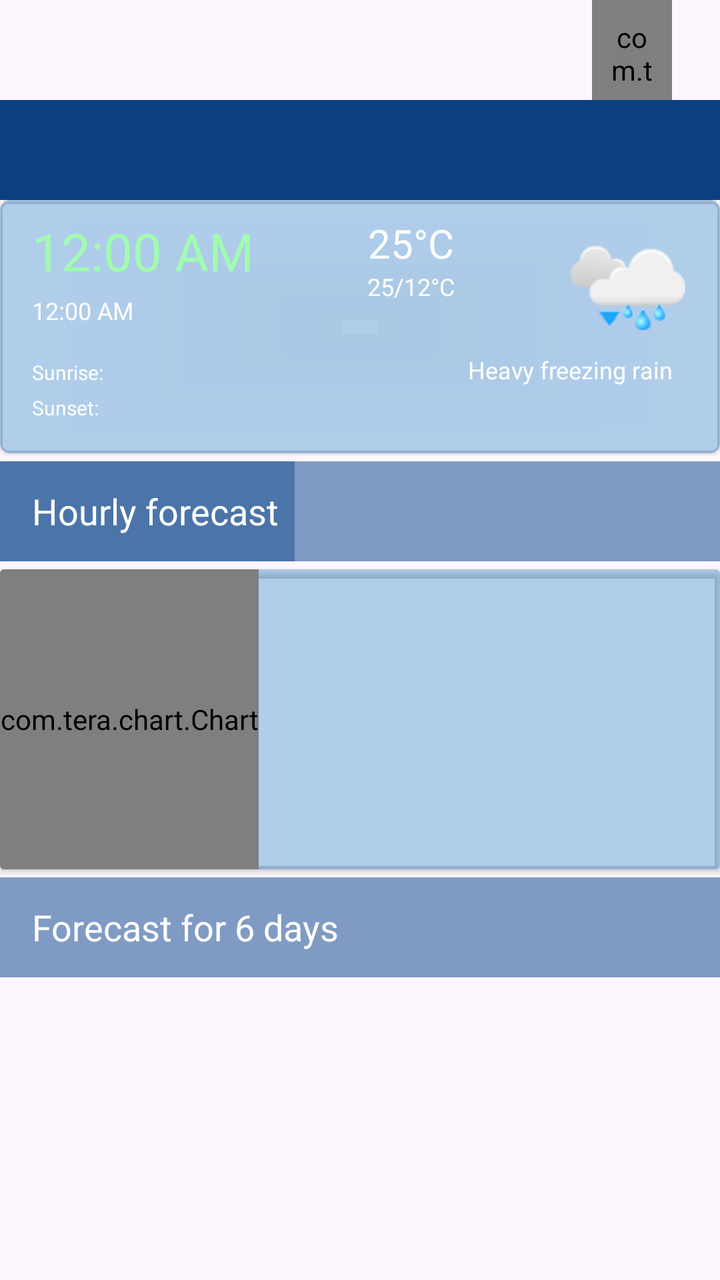
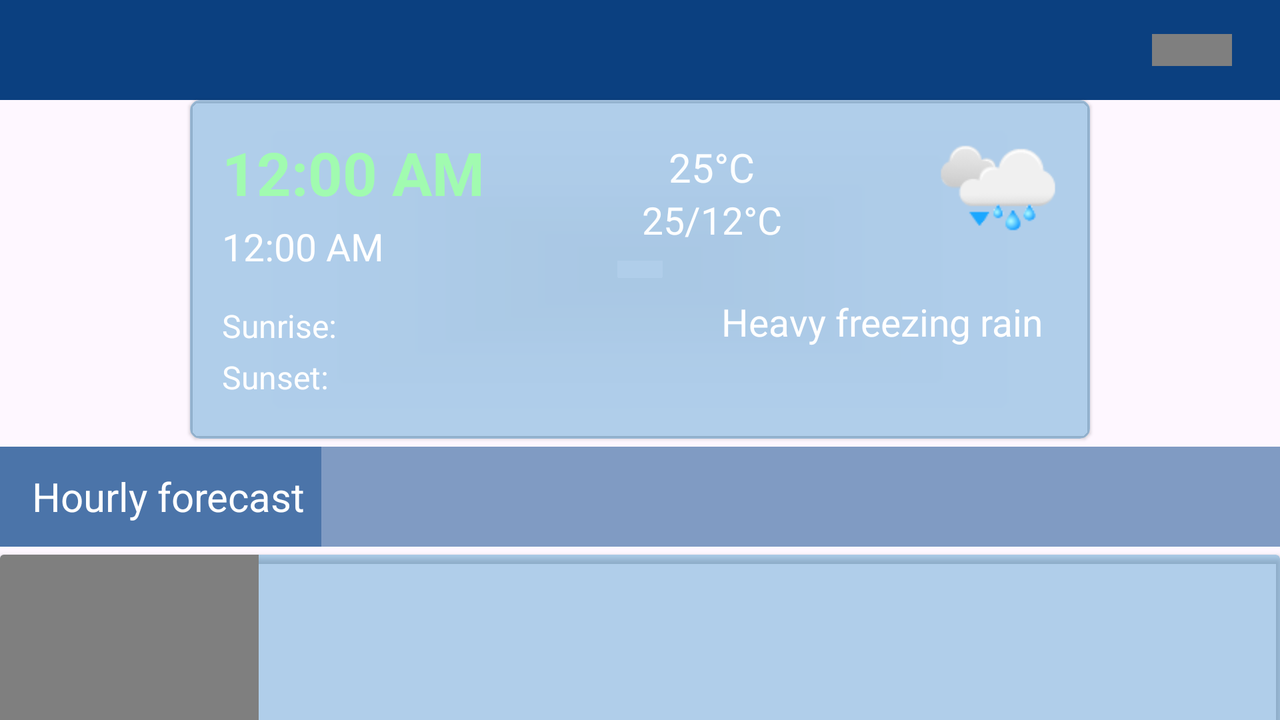

The same Android screen from two of the app's own layout files: first res/layout/ as a phone draws it, then the repository's variant for another configuration, drawn on a device whose configuration selects that folder. Both files follow.
<!-- AndroidManifest.xml: application theme Theme.WeatherOpenMeteo -->
<!-- res/layout/activity_main.xml -->
<?xml version="1.0" encoding="utf-8"?>
<androidx.constraintlayout.widget.ConstraintLayout xmlns:android="http://schemas.android.com/apk/res/android"
    xmlns:app="http://schemas.android.com/apk/res-auto"
    xmlns:tools="http://schemas.android.com/tools"
    android:id="@+id/main"
    android:layout_width="match_parent"
    android:layout_height="match_parent"
    android:background="@drawable/sky_v"
    tools:context=".MainActivity">

    <ImageView
        android:id="@+id/imList"
        android:layout_width="wrap_content"
        android:layout_height="@dimen/tool_bar_height"
        android:background="?android:attr/selectableItemBackgroundBorderless"
        android:contentDescription="@string/todo"
        android:paddingStart="16dp"
        android:paddingEnd="16dp"
        app:layout_constraintBottom_toBottomOf="@id/imSetting"
        app:layout_constraintStart_toStartOf="parent"
        app:layout_constraintTop_toTopOf="parent"
        app:srcCompat="@drawable/ic_search"
        tools:ignore="RtlSymmetry,ImageContrastCheck" />

    <TextView
        android:id="@+id/tvUpdate"
        android:layout_width="wrap_content"
        android:layout_height="wrap_content"
        android:background="?android:attr/selectableItemBackgroundBorderless"
        android:gravity="center_vertical"
        android:paddingStart="8dp"
        android:paddingEnd="8dp"
        tools:text="@tools:sample/date/hhmm"
        android:textColor="@color/test"
        android:textSize="12sp"
        app:layout_constraintBottom_toBottomOf="@id/imSetting"
        app:layout_constraintEnd_toStartOf="@+id/progressBar"
        app:layout_constraintTop_toTopOf="@id/imSetting"
        tools:ignore="TextContrastCheck,TouchTargetSizeCheck" />

    <com.tera.progress.ProgressBarAnim
        android:id="@+id/progressBar"
        android:layout_width="40dp"
        android:layout_height="0dp"
        android:layout_marginEnd="0dp"
        android:padding="9dp"
        app:itemColor="@color/white"
        app:itemStyle="arrow"
        app:layout_constraintBottom_toBottomOf="@id/imSetting"
        app:layout_constraintEnd_toStartOf="@+id/imSetting"
        app:layout_constraintTop_toTopOf="@id/imSetting" />

    <ImageView
        android:id="@+id/imSetting"
        android:layout_width="wrap_content"
        android:layout_height="@dimen/tool_bar_height"
        android:background="?android:attr/selectableItemBackgroundBorderless"
        android:contentDescription="@string/setting"
        android:paddingStart="8dp"
        android:paddingEnd="16dp"
        app:layout_constraintEnd_toEndOf="parent"
        app:layout_constraintTop_toTopOf="parent"
        app:srcCompat="@drawable/ic_settings"
        tools:ignore="RtlSymmetry,ImageContrastCheck" />

    <TextView
        android:id="@+id/tvCity"
        style="@style/title"
        tools:text="@tools:sample/cities"
        app:layout_constraintEnd_toEndOf="parent"
        app:layout_constraintStart_toStartOf="parent"
        app:layout_constraintTop_toBottomOf="@+id/imSetting"
        tools:ignore="RtlSymmetry"/>

    <androidx.cardview.widget.CardView
        android:id="@+id/cardCurrent"
        android:layout_width="match_parent"
        android:layout_height="wrap_content"
        android:backgroundTint="@color/item"
        app:cardCornerRadius="5dp"
        app:cardElevation="1dp"
        app:layout_constraintEnd_toEndOf="parent"
        app:layout_constraintStart_toStartOf="parent"
        app:layout_constraintTop_toBottomOf="@+id/tvCity">

        <androidx.constraintlayout.widget.ConstraintLayout
            android:id="@+id/lineCurrent"
            android:layout_width="match_parent"
            android:layout_height="wrap_content"
            app:layout_constraintEnd_toEndOf="parent"
            app:layout_constraintStart_toStartOf="parent"
            app:layout_constraintTop_toBottomOf="@+id/relativeLayout"
            tools:ignore="TextSizeCheck">

            <TextClock
                android:id="@+id/tcTime"
                android:layout_width="wrap_content"
                android:layout_height="wrap_content"
                android:layout_marginStart="16dp"
                android:layout_marginTop="8dp"
                android:format24Hour="H:mm"
                android:textColor="@color/clockColor"
                android:textSize="26sp"
                app:layout_constraintStart_toStartOf="parent"
                app:layout_constraintTop_toTopOf="parent"
                tools:ignore="RelativeOverlap,TextContrastCheck" />

            <TextClock
                android:id="@+id/tcDate"
                style="@style/text"
                android:layout_marginTop="4dp"
                android:format24Hour="d LLL"
                app:layout_constraintStart_toStartOf="@+id/tcTime"
                app:layout_constraintTop_toBottomOf="@+id/tcTime"
                tools:ignore="TextContrastCheck" />

            <TextView
                android:id="@+id/tvWeek"
                style="@style/text"
                android:layout_marginStart="4dp"
                tools:text="@tools:sample/date/day_of_week"
                app:layout_constraintStart_toEndOf="@+id/tcDate"
                app:layout_constraintTop_toTopOf="@+id/tcDate"
                tools:ignore="TextContrastCheck" />

            <ImageView
                android:id="@+id/imWeather"
                android:layout_width="60dp"
                android:layout_height="60dp"
                android:layout_marginTop="8dp"
                android:layout_marginEnd="16dp"
                android:contentDescription="@string/todo"
                app:layout_constraintEnd_toEndOf="parent"
                app:layout_constraintTop_toTopOf="parent"
                tools:ignore="ImageContrastCheck"
                tools:srcCompat="@drawable/day_67" />

            <TextView
                android:id="@+id/tvTemp"
                android:layout_width="wrap_content"
                android:layout_height="wrap_content"
                android:layout_marginTop="8dp"
                android:gravity="center"
                tools:text="25°C"
                android:textColor="@color/textM"
                android:textSize="20sp"
                app:layout_constraintEnd_toStartOf="@+id/imWeather"
                app:layout_constraintStart_toEndOf="@+id/tcTime"
                app:layout_constraintTop_toTopOf="parent"
                tools:ignore="RelativeOverlap,TextContrastCheck" />

            <TextView
                android:id="@+id/tvMaxMin"
                style="@style/text"
                android:gravity="center"
                tools:text="25/12°C"
                app:layout_constraintEnd_toEndOf="@+id/tvTemp"
                app:layout_constraintStart_toStartOf="@+id/tvTemp"
                app:layout_constraintTop_toBottomOf="@+id/tvTemp"
                tools:ignore="TextContrastCheck" />

            
            <TextView
                android:id="@+id/tvSunrise"
                style="@style/text_small"
                android:layout_marginTop="16dp"
                android:text="@string/sunrise"
                app:layout_constraintStart_toStartOf="@+id/tcTime"
                app:layout_constraintTop_toBottomOf="@+id/tcDate"
                tools:ignore="TextContrastCheck" />

            
            <TextView
                android:id="@+id/tvSunset"
                style="@style/text_small"
                android:layout_marginTop="4dp"
                android:layout_marginBottom="16dp"
                android:text="@string/sunset"
                app:layout_constraintBottom_toBottomOf="parent"
                app:layout_constraintStart_toStartOf="@+id/tcTime"
                app:layout_constraintTop_toBottomOf="@+id/tvSunrise"
                tools:ignore="TextContrastCheck" />

            <TextView
                android:id="@+id/tvCondition"
                style="@style/text"
                android:layout_marginTop="8dp"
                android:layout_marginEnd="8dp"
                android:gravity="end"
                tools:text="@string/wmo67"
                app:layout_constraintBottom_toBottomOf="@+id/tvSunrise"
                app:layout_constraintEnd_toEndOf="@+id/imWeather"
                tools:ignore="TextContrastCheck" />

        </androidx.constraintlayout.widget.ConstraintLayout>
    </androidx.cardview.widget.CardView>

    <androidx.constraintlayout.widget.ConstraintLayout
        android:id="@+id/lineHour"
        android:layout_width="match_parent"
        android:layout_height="wrap_content"
        android:layout_marginTop="4dp"
        android:background="@color/title_rc"
        app:layout_constraintEnd_toEndOf="parent"
        app:layout_constraintStart_toStartOf="parent"
        app:layout_constraintTop_toBottomOf="@+id/cardCurrent">

        <TextView
            android:id="@+id/tvForecast1"
            style="@style/title.rc"
            android:text="@string/forecast_1"
            app:layout_constraintBottom_toBottomOf="parent"
            app:layout_constraintStart_toStartOf="parent"
            app:layout_constraintTop_toTopOf="parent"
            tools:ignore="RtlSymmetry,TextContrastCheck" />

        <ImageView
            android:id="@+id/imMore"
            android:layout_width="wrap_content"
            android:layout_height="@dimen/tool_bar_height"
            android:background="?android:attr/selectableItemBackgroundBorderless"
            android:contentDescription="@string/setting"
            android:paddingStart="8dp"
            android:paddingEnd="16dp"
            app:layout_constraintEnd_toEndOf="parent"
            app:layout_constraintTop_toTopOf="parent"
            app:layout_constraintBottom_toBottomOf="parent"
            app:srcCompat="@drawable/ic_arrow_next"
            tools:ignore="RtlSymmetry,ImageContrastCheck" />

    </androidx.constraintlayout.widget.ConstraintLayout>

    <androidx.cardview.widget.CardView
        android:id="@+id/cardLine"
        android:layout_width="match_parent"
        android:layout_height="wrap_content"
        android:layout_marginTop="4dp"
        android:backgroundTint="@color/item"
        app:layout_constraintEnd_toEndOf="parent"
        app:layout_constraintStart_toStartOf="parent"
        app:layout_constraintTop_toBottomOf="@id/lineHour">

        <HorizontalScrollView
            android:layout_width="wrap_content"
            android:layout_height="wrap_content"
            android:scrollbars="none"
            tools:ignore="SpeakableTextPresentCheck">

            <com.tera.chart.Chart
                android:id="@+id/tempChart"
                android:layout_width="wrap_content"
                android:layout_height="150dp"
                app:chart_itemLength="65dp"
                app:chart_markZeroShow="true"
                app:chart_textAxisColor="@color/white"
                app:chart_textAxisSize="10sp"
                app:chart_textColor="@color/white"
                app:chart_textOnLine="true"
                app:chart_textSize="11sp"
                app:line_fillShow="true"
                app:line_fillStyle="gradient"
                app:line_fillTopColor="@color/top_color"
                app:line_fillBottomColor="@color/bottom_color"/>

        </HorizontalScrollView>
    </androidx.cardview.widget.CardView>

    <TextView
        android:id="@+id/tvForecast6"
        style="@style/title.rc"
        android:layout_marginTop="4dp"
        android:text="@string/forecast_6"
        app:layout_constraintEnd_toEndOf="parent"
        app:layout_constraintStart_toStartOf="parent"
        app:layout_constraintTop_toBottomOf="@+id/cardLine"
        tools:ignore="RtlSymmetry,TextContrastCheck" />

    <androidx.recyclerview.widget.RecyclerView
        android:id="@+id/rcDays"
        android:layout_width="match_parent"
        android:layout_height="0dp"
        android:layout_marginTop="4dp"
        android:orientation="vertical"
        android:scrollbars="vertical"
        app:layoutManager="androidx.recyclerview.widget.LinearLayoutManager"
        app:layout_constraintBottom_toBottomOf="parent"
        app:layout_constraintEnd_toEndOf="parent"
        app:layout_constraintStart_toStartOf="parent"
        app:layout_constraintTop_toBottomOf="@+id/tvForecast6"
        tools:ignore="SpeakableTextPresentCheck"
        tools:itemCount="6"
        tools:listitem="@layout/item_days" />

</androidx.constraintlayout.widget.ConstraintLayout>
<!-- resources referenced by this layout -->
<resources>
  <color name="bottom_color">#D400219D</color>
  <color name="clockColor">#A1FBB0</color>
  <color name="item">#4F0372BC</color>
  <color name="test">#D8C59C</color>
  <color name="textM">#FCFEFF</color>
  <color name="title_rc">#92245897</color>
  <color name="top_color">#5EFDFF37</color>
  <color name="white">#FFFFFFFF</color>
  <dimen name="tool_bar_height">50dp</dimen>
  <!-- drawable day_67: png bitmap (drawable-nodpi, 5422 bytes) -->
  <string name="forecast_1">Hourly forecast</string>
  <string name="forecast_6">Forecast for 6 days</string>
  <string name="setting">Setting</string>
  <string name="sunrise">Sunrise:</string>
  <string name="sunset">Sunset:</string>
  <string name="todo" translatable="false">TODO</string>
  <string name="wmo67">Heavy freezing rain</string>
  <style name="text">
          <item name="android:layout_width">wrap_content</item>
          <item name="android:layout_height">wrap_content</item>
          <item name="android:textSize">12sp</item>
          <item name="android:textColor">@color/white</item>
      </style>
  <style name="text_small">
          <item name="android:layout_width">wrap_content</item>
          <item name="android:layout_height">wrap_content</item>
          <item name="android:textColor">@color/white</item>
          <item name="android:textSize">10sp</item>
      </style>
  <style name="title">
          <item name="android:layout_width">match_parent</item>
          <item name="android:layout_height">@dimen/tool_bar_height</item>
          <item name="android:background">@color/title</item>
          <item name="android:gravity">center_vertical</item>
          <item name="android:paddingStart">16dp</item>
          <item name="android:paddingEnd">8dp</item>
          <item name="android:textColor">@color/white</item>
          <item name="android:textSize">18sp</item>
      </style>
  <style name="title.rc">
          <item name="android:layout_width">0dp</item>
          <item name="android:background">@color/title_rc</item>
      </style>
  <style name="Theme.WeatherOpenMeteo" parent="Base.Theme.WeatherOpenMeteo" />
  <color name="title">#0B4080</color>
  <style name="Base.Theme.WeatherOpenMeteo" parent="Theme.Material3.DayNight.NoActionBar">
          
          
          
          
      </style>
</resources>
<!-- res/layout-land/activity_main.xml (the repository's variant of the layout above) -->
<!-- drawn on the phone turned sideways -->
<?xml version="1.0" encoding="utf-8"?>
<androidx.constraintlayout.widget.ConstraintLayout xmlns:android="http://schemas.android.com/apk/res/android"
    xmlns:app="http://schemas.android.com/apk/res-auto"
    xmlns:tools="http://schemas.android.com/tools"
    android:id="@+id/main"
    android:layout_width="match_parent"
    android:layout_height="match_parent"
    android:background="@drawable/sky_h"
    tools:context=".MainActivity"
    tools:ignore="HardcodedText">

    <androidx.constraintlayout.widget.ConstraintLayout
        android:id="@+id/lineToolBar"
        android:layout_width="match_parent"
        android:layout_height="wrap_content"
        android:background="@color/title"
        app:layout_constraintEnd_toEndOf="parent"
        app:layout_constraintStart_toStartOf="parent"
        app:layout_constraintTop_toTopOf="parent">

        <TextView
            android:id="@+id/tvCity"
            android:layout_width="wrap_content"
            android:layout_height="@dimen/tool_bar_height"
            android:gravity="center_vertical"
            android:paddingStart="16dp"
            tools:text="@tools:sample/cities"
            android:textColor="@color/white"
            android:textSize="22sp"
            app:layout_constraintBottom_toBottomOf="parent"
            app:layout_constraintStart_toStartOf="parent"
            app:layout_constraintTop_toTopOf="parent"
            tools:ignore="RtlSymmetry" />

        <ImageView
            android:id="@+id/imList"
            android:layout_width="wrap_content"
            android:layout_height="@dimen/tool_bar_height"
            android:background="?android:attr/selectableItemBackgroundBorderless"
            android:contentDescription="@string/todo"
            android:paddingStart="16dp"
            android:paddingEnd="16dp"
            app:layout_constraintBottom_toBottomOf="@id/tvCity"
            app:layout_constraintStart_toEndOf="@+id/tvCity"
            app:layout_constraintTop_toTopOf="parent"
            app:srcCompat="@drawable/ic_search"
            tools:ignore="RtlSymmetry,ImageContrastCheck" />

        <TextView
            android:id="@+id/tvUpdate"
            style="@style/text_small.tab"
            android:layout_marginEnd="16dp"
            tools:text="@tools:sample/date/hhmm"
            app:layout_constraintBottom_toBottomOf="parent"
            app:layout_constraintEnd_toStartOf="@+id/progressBar"
            app:layout_constraintTop_toTopOf="parent"
            tools:ignore="TextContrastCheck" />

        <com.tera.progress.ProgressBarAnim
            android:id="@+id/progressBar"
            android:layout_width="40dp"
            android:layout_height="0dp"
            android:layout_marginEnd="0dp"
            android:padding="9dp"
            app:itemColor="@color/white"
            app:itemStyle="arrow"
            app:layout_constraintBottom_toBottomOf="@id/imSetting"
            app:layout_constraintEnd_toStartOf="@+id/imSetting"
            app:layout_constraintTop_toTopOf="@id/imSetting" />

        <ImageView
            android:id="@+id/imSetting"
            android:layout_width="wrap_content"
            android:layout_height="wrap_content"
            android:layout_marginEnd="8dp"
            android:contentDescription="@string/setting"
            android:padding="8dp"
            app:layout_constraintBottom_toBottomOf="parent"
            app:layout_constraintEnd_toEndOf="parent"
            app:layout_constraintTop_toTopOf="parent"
            app:srcCompat="@drawable/ic_settings"
            tools:ignore="RtlSymmetry,ImageContrastCheck" />

    </androidx.constraintlayout.widget.ConstraintLayout>

    <androidx.cardview.widget.CardView
        android:id="@+id/cardCurrent"
        android:layout_width="450dp"
        android:layout_height="wrap_content"
        android:backgroundTint="@color/item"
        app:cardCornerRadius="5dp"
        app:cardElevation="1dp"
        app:layout_constraintEnd_toEndOf="parent"
        app:layout_constraintStart_toStartOf="parent"
        app:layout_constraintTop_toBottomOf="@+id/lineToolBar"
        tools:ignore="TextSizeCheck">

        <androidx.constraintlayout.widget.ConstraintLayout
            android:id="@+id/lineCurrent"
            android:layout_width="match_parent"
            android:layout_height="wrap_content"
            app:layout_constraintEnd_toEndOf="parent"
            app:layout_constraintStart_toStartOf="parent"
            app:layout_constraintTop_toBottomOf="@+id/relativeLayout"
            tools:ignore="TextSizeCheck">

            <TextClock
                android:id="@+id/tcTime"
                android:layout_width="wrap_content"
                android:layout_height="wrap_content"
                android:layout_marginStart="16dp"
                android:layout_marginTop="16dp"
                android:format24Hour="H:mm"
                android:textColor="@color/clockColor"
                android:textSize="30sp"
                android:textStyle="bold"
                app:layout_constraintStart_toStartOf="parent"
                app:layout_constraintTop_toTopOf="parent"
                tools:ignore="RelativeOverlap,TextContrastCheck" />

            <TextClock
                android:id="@+id/tcDate"
                style="@style/text.tab"
                android:layout_marginTop="4dp"
                android:format24Hour="d LLL"
                app:layout_constraintStart_toStartOf="@+id/tcTime"
                app:layout_constraintTop_toBottomOf="@+id/tcTime"
                tools:ignore="TextContrastCheck" />

            <TextView
                android:id="@+id/tvWeek"
                style="@style/text.tab"
                android:layout_marginStart="4dp"
                tools:text="@tools:sample/date/day_of_week"
                app:layout_constraintStart_toEndOf="@+id/tcDate"
                app:layout_constraintTop_toTopOf="@+id/tcDate"
                tools:ignore="TextContrastCheck" />

            <ImageView
                android:id="@+id/imWeather"
                android:layout_width="60dp"
                android:layout_height="60dp"
                android:layout_marginTop="8dp"
                android:layout_marginEnd="16dp"
                android:contentDescription="@string/todo"
                app:layout_constraintEnd_toEndOf="parent"
                app:layout_constraintTop_toTopOf="parent"
                tools:ignore="ImageContrastCheck"
                tools:srcCompat="@drawable/day_67" />

            <TextView
                android:id="@+id/tvTemp"
                android:layout_width="wrap_content"
                android:layout_height="wrap_content"
                android:layout_marginTop="20dp"
                android:gravity="center"
                tools:text="25°C"
                android:textColor="@color/textM"
                android:textSize="20sp"
                app:layout_constraintEnd_toStartOf="@+id/imWeather"
                app:layout_constraintStart_toEndOf="@+id/tcTime"
                app:layout_constraintTop_toTopOf="parent"
                tools:ignore="RelativeOverlap,TextContrastCheck" />

            <TextView
                android:id="@+id/tvMaxMin"
                style="@style/text.tab"
                android:gravity="center"
                tools:text="25/12°C"
                app:layout_constraintEnd_toEndOf="@+id/tvTemp"
                app:layout_constraintStart_toStartOf="@+id/tvTemp"
                app:layout_constraintTop_toBottomOf="@+id/tvTemp"
                tools:ignore="TextContrastCheck" />

            
            <TextView
                android:id="@+id/tvSunrise"
                style="@style/text_small.tab"
                android:layout_marginTop="16dp"
                android:text="@string/sunrise"
                app:layout_constraintStart_toStartOf="@+id/tcTime"
                app:layout_constraintTop_toBottomOf="@+id/tcDate"
                tools:ignore="TextContrastCheck" />

            
            <TextView
                android:id="@+id/tvSunset"
                style="@style/text_small.tab"
                android:layout_marginTop="4dp"
                android:paddingBottom="20dp"
                android:text="@string/sunset"
                app:layout_constraintBottom_toBottomOf="parent"
                app:layout_constraintStart_toStartOf="@+id/tcTime"
                app:layout_constraintTop_toBottomOf="@+id/tvSunrise"
                tools:ignore="TextContrastCheck" />

            <TextView
                android:id="@+id/tvCondition"
                style="@style/text.tab"
                android:layout_marginTop="8dp"
                android:layout_marginEnd="8dp"
                android:gravity="end"
                android:maxWidth="300dp"
                tools:text="@string/wmo67"
                app:layout_constraintBottom_toBottomOf="@+id/tvSunrise"
                app:layout_constraintEnd_toEndOf="@+id/imWeather"
                tools:ignore="TextContrastCheck" />


        </androidx.constraintlayout.widget.ConstraintLayout>
    </androidx.cardview.widget.CardView>

    <androidx.constraintlayout.widget.ConstraintLayout
        android:id="@+id/lineHour"
        android:layout_width="match_parent"
        android:layout_height="wrap_content"
        android:layout_marginTop="4dp"
        android:background="@color/title_rc"
        app:layout_constraintEnd_toEndOf="parent"
        app:layout_constraintStart_toStartOf="parent"
        app:layout_constraintTop_toBottomOf="@+id/cardCurrent">

        <TextView
            android:id="@+id/tvForecast1"
            style="@style/title.rc.tab"
            android:text="@string/forecast_1"
            app:layout_constraintBottom_toBottomOf="parent"
            app:layout_constraintStart_toStartOf="parent"
            app:layout_constraintTop_toTopOf="parent"
            tools:ignore="RtlSymmetry,TextContrastCheck" />

        <ImageView
            android:id="@+id/imMore"
            android:layout_width="wrap_content"
            android:layout_height="@dimen/tool_bar_height"
            android:background="?android:attr/selectableItemBackgroundBorderless"
            android:contentDescription="@string/setting"
            android:paddingStart="8dp"
            android:paddingEnd="16dp"
            app:layout_constraintEnd_toEndOf="parent"
            app:layout_constraintTop_toTopOf="parent"
            app:layout_constraintBottom_toBottomOf="parent"
            app:srcCompat="@drawable/ic_arrow_next"
            tools:ignore="RtlSymmetry,ImageContrastCheck" />

    </androidx.constraintlayout.widget.ConstraintLayout>

    <androidx.cardview.widget.CardView
        android:id="@+id/cardLine"
        android:layout_width="match_parent"
        android:layout_height="wrap_content"
        android:layout_marginTop="4dp"
        android:backgroundTint="@color/item"
        app:layout_constraintEnd_toEndOf="parent"
        app:layout_constraintStart_toStartOf="parent"
        app:layout_constraintTop_toBottomOf="@id/lineHour">

        <HorizontalScrollView
            android:layout_width="wrap_content"
            android:layout_height="wrap_content"
            android:scrollbars="none"
            tools:ignore="SpeakableTextPresentCheck">

            <com.tera.chart.Chart
                android:id="@+id/tempChart"
                android:layout_width="wrap_content"
                android:layout_height="200dp"
                app:chart_itemLength="80dp"
                app:chart_markZeroShow="true"
                app:chart_textAxisColor="@color/white"
                app:chart_textAxisSize="14sp"
                app:chart_textColor="@color/white"
                app:chart_textOnLine="true"
                app:chart_textSize="16sp"
                app:line_fillBottomColor="@color/bottom_color"
                app:line_fillShow="true"
                app:line_fillStyle="gradient"
                app:line_fillTopColor="@color/top_color" />

        </HorizontalScrollView>
    </androidx.cardview.widget.CardView>

    <TextView
        android:id="@+id/tvForecast6"
        style="@style/title.rc.tab"
        android:layout_marginTop="4dp"
        android:text="@string/forecast_6"
        app:layout_constraintEnd_toEndOf="parent"
        app:layout_constraintStart_toStartOf="parent"
        app:layout_constraintTop_toBottomOf="@+id/cardLine"
        tools:ignore="RtlSymmetry,TextContrastCheck" />

    <androidx.recyclerview.widget.RecyclerView
        android:id="@+id/rcDays"
        android:layout_width="match_parent"
        android:layout_height="0dp"
        android:layout_marginTop="4dp"
        android:orientation="horizontal"
        android:scrollbars="horizontal"
        app:layoutManager="androidx.recyclerview.widget.LinearLayoutManager"
        app:layout_constraintBottom_toBottomOf="parent"
        app:layout_constraintEnd_toEndOf="parent"
        app:layout_constraintHorizontal_bias="0.0"
        app:layout_constraintStart_toStartOf="parent"
        app:layout_constraintTop_toBottomOf="@+id/tvForecast6"
        app:layout_constraintVertical_bias="0.0"
        tools:ignore="SpeakableTextPresentCheck"
        tools:itemCount="6"
        tools:listitem="@layout/item_days" />

</androidx.constraintlayout.widget.ConstraintLayout>
<!-- resources referenced by the variant -->
<!-- as the phone turned sideways resolves them -->
<resources>
  <color name="bottom_color">#D400219D</color>
  <color name="clockColor">#A1FBB0</color>
  <color name="item">#4F0372BC</color>
  <color name="textM">#FCFEFF</color>
  <color name="title">#0B4080</color>
  <color name="title_rc">#92245897</color>
  <color name="top_color">#5EFDFF37</color>
  <color name="white">#FFFFFFFF</color>
  <dimen name="tool_bar_height">50dp</dimen>
  <!-- drawable day_67: png bitmap (drawable-nodpi, 5422 bytes) -->
  <string name="forecast_1">Hourly forecast</string>
  <string name="forecast_6">Forecast for 6 days</string>
  <string name="setting">Setting</string>
  <string name="sunrise">Sunrise:</string>
  <string name="sunset">Sunset:</string>
  <string name="todo" translatable="false">TODO</string>
  <string name="wmo67">Heavy freezing rain</string>
  <style name="text.tab">
          <item name="android:textSize">19sp</item>
      </style>
  <style name="text_small.tab">
          <item name="android:textSize">16sp</item>
      </style>
  <style name="title.rc.tab">
          <item name="android:textSize">20sp</item>
      </style>
  <style name="Theme.WeatherOpenMeteo" parent="Base.Theme.WeatherOpenMeteo" />
  <style name="Base.Theme.WeatherOpenMeteo" parent="Theme.Material3.DayNight.NoActionBar">
          
          
          
          
      </style>
</resources>
